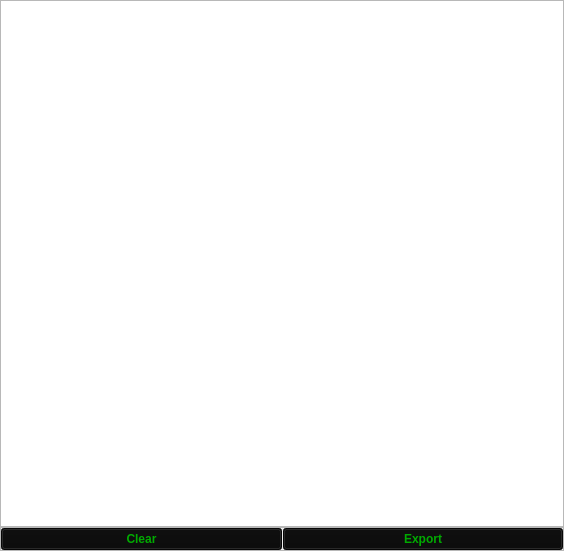
                      <widget class="QWidget" name="scrollAreaWidgetContents_8">
                       <property name="geometry">
                        <rect>
                         <x>0</x>
                         <y>0</y>
                         <width>564</width>
                         <height>551</height>
                        </rect>
                       </property>
                       <layout class="QGridLayout" name="gridLayout_4">
                        <property name="leftMargin">
                         <number>0</number>
                        </property>
                        <property name="topMargin">
                         <number>0</number>
                        </property>
                        <property name="rightMargin">
                         <number>0</number>
                        </property>
                        <property name="bottomMargin">
                         <number>0</number>
                        </property>
                        <property name="spacing">
                         <number>0</number>
                        </property>
                        <item row="2" column="0">
                         <widget class="QFrame" name="historyButtons">
                          <property name="minimumSize">
                           <size>
                            <width>0</width>
                            <height>0</height>
                           </size>
                          </property>
                          <property name="frameShape">
                           <enum>QFrame::StyledPanel</enum>
                          </property>
                          <property name="frameShadow">
                           <enum>QFrame::Raised</enum>
                          </property>
                          <layout class="QHBoxLayout" name="horizontalLayout_9">
                           <property name="spacing">
                            <number>1</number>
                           </property>
                           <property name="leftMargin">
                            <number>0</number>
                           </property>
                           <property name="topMargin">
                            <number>0</number>
                           </property>
                           <property name="rightMargin">
                            <number>0</number>
                           </property>
                           <property name="bottomMargin">
                            <number>0</number>
                           </property>
                           <item>
                            <widget class="QPushButton" name="historyButton">
                             <property name="font">
                              <font>
                               <family>Segoe UI</family>
                               <weight>75</weight>
                               <bold>true</bold>
                              </font>
                             </property>
                             <property name="toolTip">
                              <string>&lt;html&gt;&lt;head/&gt;&lt;body&gt;&lt;p&gt;This button clears the entire history list, excluding time of MasterAPP launch.&lt;/p&gt;&lt;/body&gt;&lt;/html&gt;</string>
                             </property>
                             <property name="styleSheet">
                              <string notr="true">background-color: rgb(10, 10, 10);
color: rgb(0, 170, 0);</string>
                             </property>
                             <property name="text">
                              <string>Clear</string>
                             </property>
                            </widget>
                           </item>
                           <item>
                            <widget class="QPushButton" name="historyButton_2">
                             <property name="font">
                              <font>
                               <family>Segoe UI</family>
                               <weight>75</weight>
                               <bold>true</bold>
                              </font>
                             </property>
                             <property name="toolTip">
                              <string>This variable exports history as a text file.</string>
                             </property>
                             <property name="styleSheet">
                              <string notr="true">background-color: rgb(10, 10, 10);
color: rgb(0, 170, 0);</string>
                             </property>
                             <property name="text">
                              <string>Export</string>
                             </property>
                            </widget>
                           </item>
                          </layout>
                         </widget>
                        </item>
                        <item row="1" column="0">
                         <widget class="QTextEdit" name="historyList">
                          <property name="font">
                           <font>
                            <family>Segoe UI</family>
                            <pointsize>9</pointsize>
                            <weight>75</weight>
                            <bold>true</bold>
                           </font>
                          </property>
                          <property name="styleSheet">
                           <string notr="true">background-color: rgb(0, 0, 0);
color: rgb(0, 170, 0);
QHeaderView::section {
background-color: rgb(170, 0, 0);
color: rgb(0, 170, 0);
}
</string>
                          </property>
                          <property name="sizeAdjustPolicy">
                           <enum>QAbstractScrollArea::AdjustToContentsOnFirstShow</enum>
                          </property>
                          <property name="readOnly">
                           <bool>true</bool>
                          </property>
                          <property name="html">
                           <string>&lt;!DOCTYPE HTML PUBLIC &quot;-//W3C//DTD HTML 4.0//EN&quot; &quot;http://www.w3.org/TR/REC-html40/strict.dtd&quot;&gt;
&lt;html&gt;&lt;head&gt;&lt;meta name=&quot;qrichtext&quot; content=&quot;1&quot; /&gt;&lt;style type=&quot;text/css&quot;&gt;
p, li { white-space: pre-wrap; }
&lt;/style&gt;&lt;/head&gt;&lt;body style=&quot; font-family:'Segoe UI'; font-size:9pt; font-weight:600; font-style:normal;&quot;&gt;
&lt;p style=&quot;-qt-paragraph-type:empty; margin-top:0px; margin-bottom:0px; margin-left:0px; margin-right:0px; -qt-block-indent:0; text-indent:0px;&quot;&gt;&lt;br /&gt;&lt;/p&gt;&lt;/body&gt;&lt;/html&gt;</string>
                          </property>
                         </widget>
                        </item>
                       </layout>
                      </widget>
